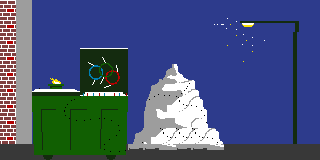

Rendered tile map (Tiled .tmx) drawn with the repository's tilesets; below, a short description and the full map source, tile grids included:
An orthogonal 20x10 tile map with 16x16 px tiles, 1 tile layer (Tile Layer 1).

<map version="1.5" tiledversion="1.7.2" orientation="orthogonal" renderorder="right-down" width="20" height="10" tilewidth="16" tileheight="16" infinite="0" nextlayerid="2" nextobjectid="1">
 <tileset firstgid="1" source="cut_02_park.tsx" />
 <layer id="1" name="Tile Layer 1" width="20" height="10">
  <data encoding="csv">
12,13,1,1,1,1,1,1,1,1,1,1,1,1,1,1,1,1,1,1,
12,13,1,1,1,1,1,1,1,1,1,1,1,7,4,15,17,17,16,1,
22,13,1,1,1,1,1,1,1,1,1,1,1,1,5,4,6,1,24,1,
12,13,1,56,57,58,59,60,1,1,1,73,1,1,1,5,1,1,24,1,
22,13,1,66,67,68,69,70,1,81,82,83,84,1,1,1,1,1,24,1,
22,13,75,76,77,78,79,80,1,91,92,93,94,1,1,1,1,1,24,1,
22,13,85,86,87,88,89,90,1,101,102,103,104,1,1,1,1,1,24,1,
12,13,95,96,97,98,99,100,1,111,112,113,114,1,1,1,1,1,24,1,
22,13,105,106,107,108,109,110,91,102,103,103,103,104,1,1,1,1,24,1,
23,23,115,116,117,118,119,120,61,61,71,61,61,71,23,23,23,23,23,23
</data>
 </layer>
</map>
